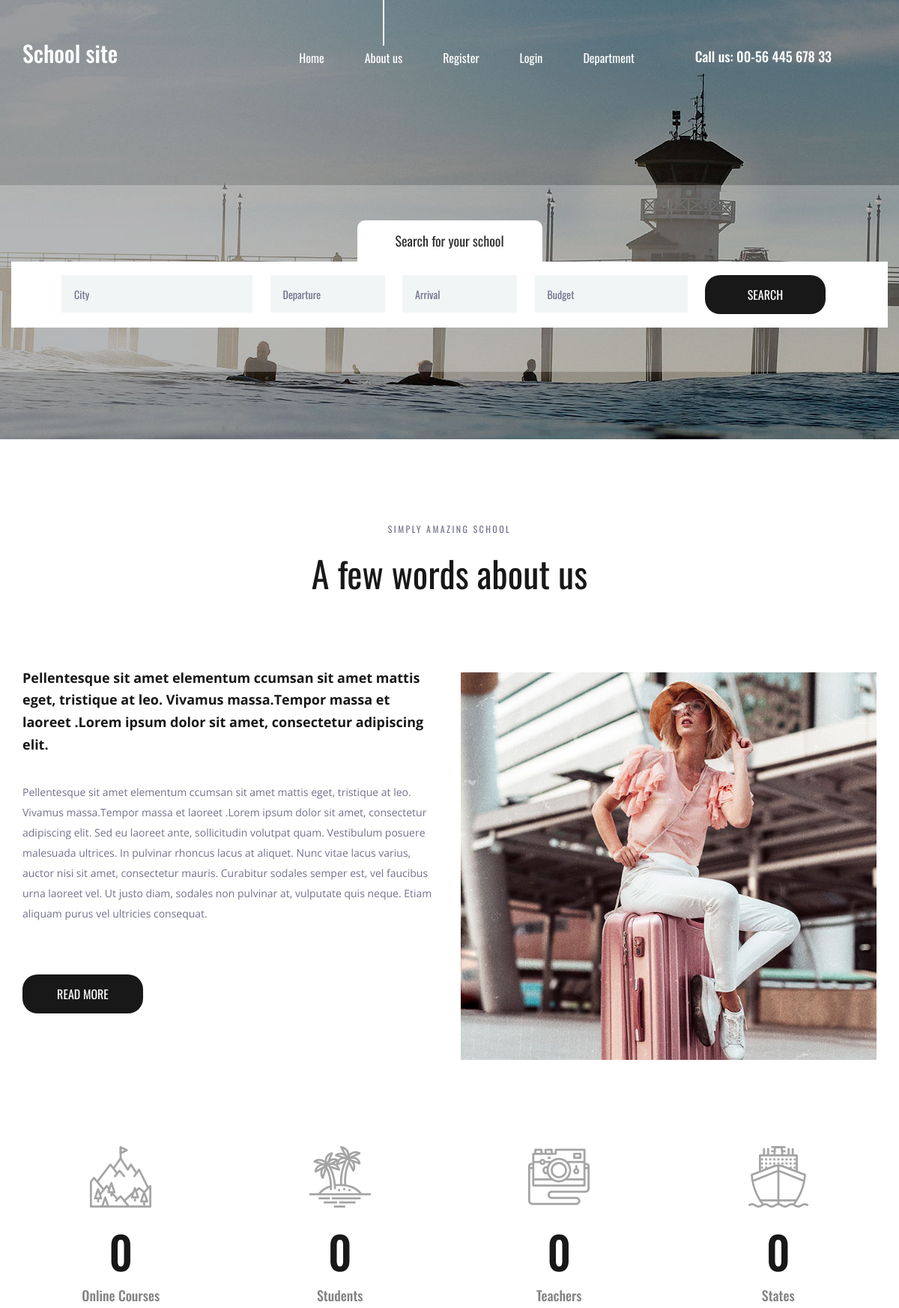
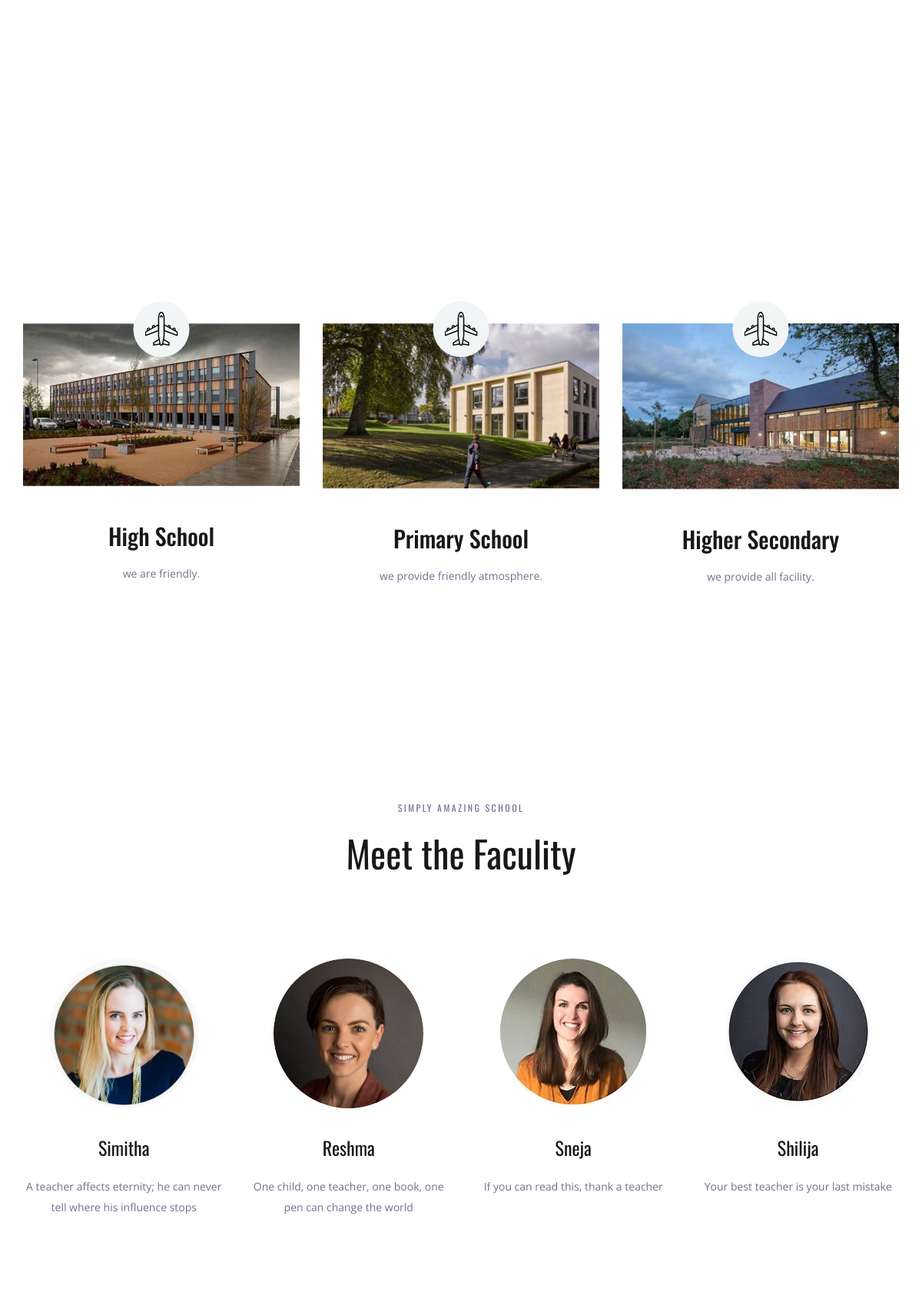
The page / (upper part) on the database its author committed (2 pictures, top to bottom).
### storeapp/models.py (models this page shows, shortened)
class School(models.Model):
    name=models.CharField(max_length=250)
    image=models.ImageField(upload_to='pics')
    desc=models.TextField()

class Faculity(models.Model):
    nam=models.CharField(max_length=250)
    img = models.ImageField(upload_to='pics')
    des=models.TextField()

### storeapp/views.py (the view)
# urls.py: 2. Add a URL to urlpatterns:  path('', views.home, name='home')
def home(request):
    obj = School.objects.all()
    obj1 = Faculity.objects.all()
    return render(request,"index.html",{'res':obj,'result':obj1})

### template/index.html (shortened to what this page needs)
{% load static %}
<!DOCTYPE html>
<html lang="en">
<head>
<link rel="stylesheet" type="text/css" href="{% static 'styles/bootstrap4/bootstrap.min.css' %}">
<link href="{% static 'plugins/font-awesome-4.7.0/css/font-awesome.min.css" rel="stylesheet" type="text/css' %}">
<link rel="stylesheet" type="text/css" href="{% static 'plugins/OwlCarousel2-2.2.1/owl.carousel.css' %}">
<link rel="stylesheet" type="text/css" href="{% static 'plugins/OwlCarousel2-2.2.1/owl.theme.default.css' %}">
<link rel="stylesheet" type="text/css" href="{% static 'plugins/OwlCarousel2-2.2.1/animate.css' %}">
<link rel="stylesheet" type="text/css" href="{% static 'styles/about.css' %}">
<link rel="stylesheet" type="text/css" href="{% static 'styles/about_responsive.css' %}">
</head>
<body>
<div class="super_container">
	<header class="header">
		<div class="container">
			<div class="row">
				<div class="col">
					<div class="header_content d-flex flex-row align-items-center justify-content-start">
						<div class="header_content_inner d-flex flex-row align-items-end justify-content-start">
							<div class="logo"><a href="index.html">School site</a></div>
							<nav class="main_nav">
								<ul class="d-flex flex-row align-items-start justify-content-start">
									<li><a href="index.html">Home</a></li>
									<li class="active"><a href="about.html">About us</a></li>
									{% if user.is_authenticated %}
									<li>Hello {{user.username}}</li>
									<li><a href="credentials/logout">Logout</a></li>
								    {% else %}
									<li><a href="credentials/register">Register</a></li>
									<li><a href="credentials/login">Login</a></li>
									<li><a href="credentials/department">Department</a></li>
									{% endif %}
								</ul>
							</nav>
							<div class="header_phone ml-auto">Call us: 00-56 445 678 33</div>
						</div>
					</div>
				</div>
			</div>
		</div>
	</header>
	<div class="home">
		<div class="background_image" style="background-image:url({% static 'images/about.jpg' %})"></div>
	</div>
	<div class="home_search">
		<div class="container">
			<div class="row">
				<div class="col">
					<div class="home_search_container">
						<div class="home_search_title">Search for your school</div>
						<div class="home_search_content">
							<form action="#" class="home_search_form" id="home_search_form">
								<div class="d-flex flex-lg-row flex-column align-items-start justify-content-lg-between justify-content-start">
									<input type="text" class="search_input search_input_1" placeholder="City" required="required">
									<input type="text" class="search_input search_input_2" placeholder="Departure" required="required">
									<input type="text" class="search_input search_input_3" placeholder="Arrival" required="required">
									<input type="text" class="search_input search_input_4" placeholder="Budget" required="required">
									<button class="home_search_button">search</button>
								</div>
							</form>
						</div>
					</div>
				</div>
			</div>
		</div>
	</div>
	<div class="about">
		<div class="container">
			<div class="row">
				<div class="col text-center">
					<div class="section_subtitle">simply amazing School</div>
					<div class="section_title"><h2>A few words about us</h2></div>
				</div>
			</div>
			<div class="row about_row">
				<div class="col-lg-6">
					<div class="about_content">
						<div class="text_highlight">Pellentesque sit amet elementum ccumsan sit amet mattis eget, tristique at leo. Vivamus massa.Tempor massa et laoreet .Lorem ipsum dolor sit amet, consectetur adipiscing elit.</div>
						<div class="about_text">
							<p>Pellentesque sit amet elementum ccumsan sit amet mattis eget, tristique at leo. Vivamus massa.Tempor massa et laoreet .Lorem ipsum dolor sit amet, consectetur adipiscing elit. Sed eu laoreet ante, sollicitudin volutpat quam. Vestibulum posuere malesuada ultrices. In pulvinar rhoncus lacus at aliquet. Nunc vitae lacus varius, auctor nisi sit amet, consectetur mauris. Curabitur sodales semper est, vel faucibus urna laoreet vel. Ut justo diam, sodales non pulvinar at, vulputate quis neque. Etiam aliquam purus vel ultricies consequat.</p>
						</div>
						<div class="button about_button"><a href="#">read more</a></div>
					</div>
				</div>
				<div class="col-lg-6">
					<div class="about_image"><img src="{% static 'images/about_1.jpg' %}" alt=""></div>
				</div>
			</div>
		</div>
	</div>
	<div class="milestones">
		<div class="container">
			<div class="row">
				<div class="col-lg-3 milestone_col">
					<div class="milestone text-center">
						<div class="milestone_icon"><img src="{% static 'images/mountain.svg' %}" alt=""></div>
						<div class="milestone_counter" data-end-value="17">0</div>
						<div class="milestone_text">Online Courses</div>
					</div>
				</div>
				<div class="col-lg-3 milestone_col">
					<div class="milestone text-center">
						<div class="milestone_icon"><img src="{% static 'images/island.svg' %}" alt=""></div>
						<div class="milestone_counter" data-end-value="213">0</div>
						<div class="milestone_text">Students</div>
					</div>
				</div>
				<div class="col-lg-3 milestone_col">
					<div class="milestone text-center">
						<div class="milestone_icon"><img src="{% static 'images/camera.svg' %}" alt=""></div>
						<div class="milestone_counter" data-end-value="11923">0</div>
						<div class="milestone_text">Teachers</div>
					</div>
				</div>
				<div class="col-lg-3 milestone_col">
					<div class="milestone text-center">
						<div class="milestone_icon"><img src="{% static 'images/boat.svg' %}" alt=""></div>
						<div class="milestone_counter" data-end-value="15">0</div>
						<div class="milestone_text">States</div>
					</div>
				</div>
			</div>
		</div>
	</div>
	<div class="why">
		<div class="parallax_background parallax-window" data-parallax="scroll" data-image-src="{% static 'images/why.jpg' %}" data-speed="0.8"></div>
		<div class="container">
			<div class="row">
				<div class="col text-center">
					<div class="section_subtitle">simply amazing School</div>
					<div class="section_title"><h2>Why choose us?</h2></div>
				</div>
			</div>
			<div class="row why_row">
                {% for i in res %}
				<div class="col-lg-4 why_col">
					<div class="why_item">
						<div class="why_image">
							<img src="{{i.image.url}}" alt="">
							<div class="why_icon d-flex flex-column align-items-center justify-content-center">
								<img src="{% static 'images/why_1.svg' %}" alt="" width="50rem">
							</div>
						</div>
						<div class="why_content text-center">
							<div class="why_title">{{i.name}}</div>
							<div class="why_text">
								<p>{{i.desc}}.</p>
							</div>
						</div>
					</div>
				</div>
                {% endfor %}
			</div>
		</div>
	</div>
	<div class="team">
		<div class="container">
			<div class="row">
				<div class="col text-center">
					<div class="section_subtitle">simply amazing School</div>
					<div class="section_title"><h2>Meet the Faculity</h2></div>
				</div>
			</div>
			<div class="row team_row">
                {% for i in result %}
				<div class="col-xl-3 col-md-6 team_col">
					<div class="team_item d-flex flex-column align-items-center justify-content-start text-center">
						<div class="team_image"><img src="{{i.img.url}}" alt=""></div>
						<div class="team_content">
							<div class="team_title"><a href="#">{{i.nam}}</a></div>
							<div class="team_text">
								<p>{{i.des}}</p>
							</div>
						</div>
					</div>
				</div>
                {% endfor %}
			</div>
		</div>
	</div>
</div>
</body>
</html>

### rows shown on the page
School: image (picture), name "High School", desc "we are friendly"
School: image (picture), name "Primary School", desc "we provide friendly atmosphere"
School: image (picture), name "Higher Secondary", desc "we provide all facility"
Faculity: img (picture), nam "Simitha", des "A teacher affects eternity; he can never tell where his influence stops"
Faculity: img (picture), nam "Reshma", des "One child, one teacher, one book, one pen can change the world"
Faculity: img (picture), nam "Sneja", des "If you can read this, thank a teacher"
Faculity: img (picture), nam "Shilija", des "Your best teacher is your last mistake"
